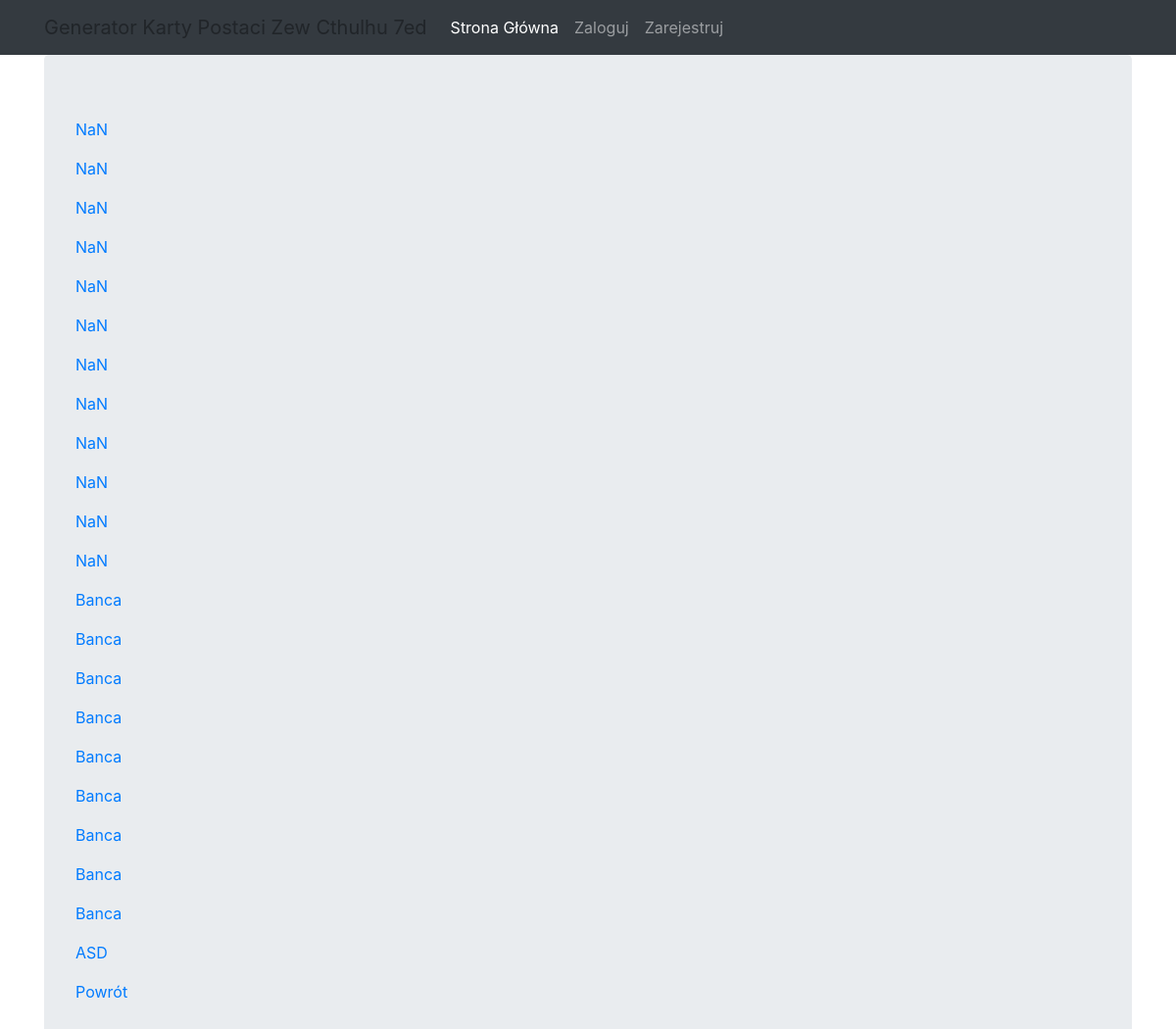
/postac/postac-widok/, run on an earlier commit of the app's database.
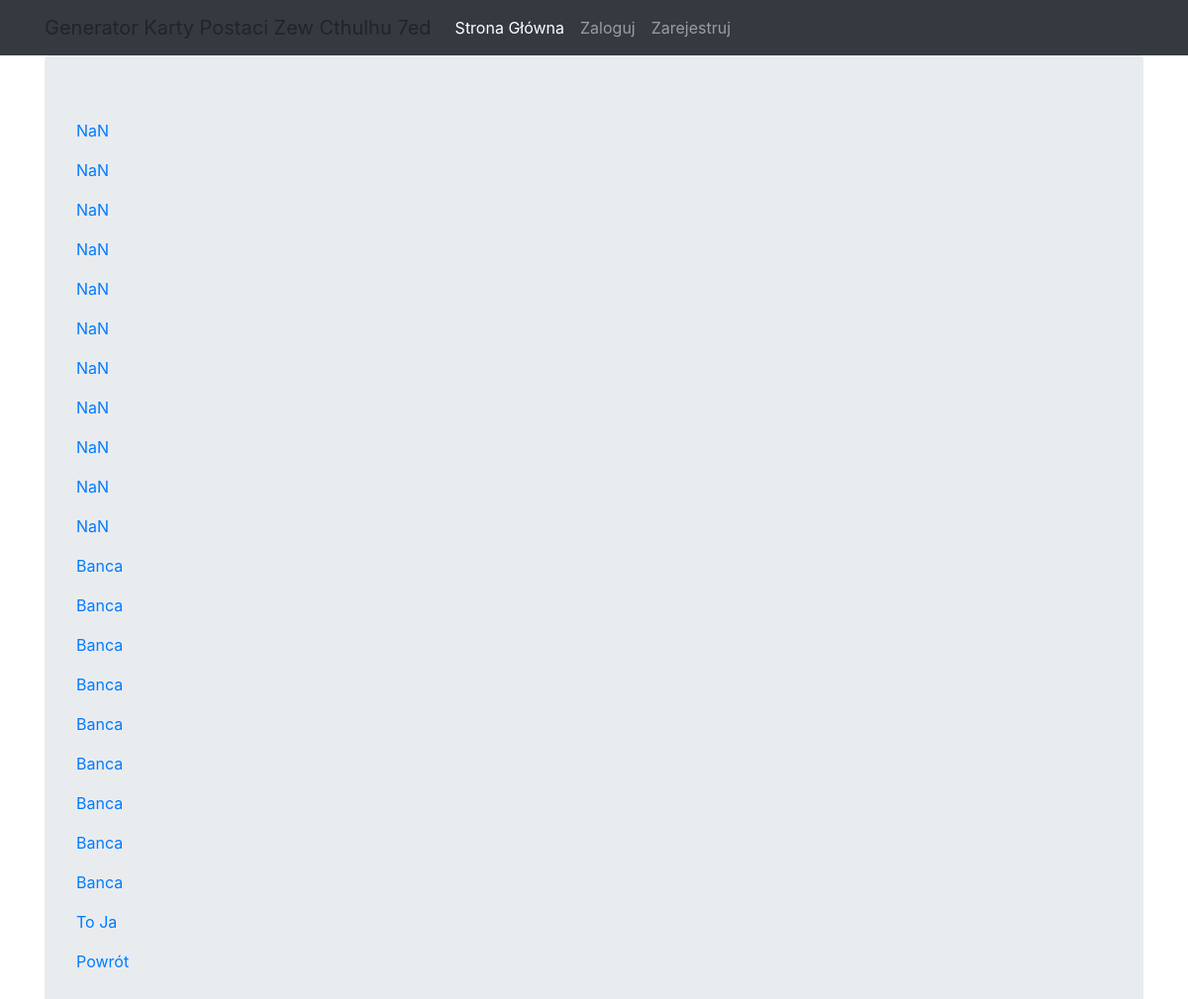
And on a later commit of the database.
### postac/models.py (models this page shows)
class Postac(models.Model):
    nazwa = models.CharField(max_length=218, null=False)
    uzytkownik = models.ForeignKey(
        User, on_delete=models.CASCADE, related_name='postac', blank=True, null=True
    )
    wiek = models.PositiveSmallIntegerField(validators=[MinValueValidator(15), MaxValueValidator(90)])
    cechy = models.ForeignKey(
        ZestawCechPostaci, on_delete=models.CASCADE, related_name='postac', blank=True, null=True
    )
    um = models.ForeignKey(
        Umiejetnosc, on_delete=models.CASCADE, related_name='postac', blank=True, null=True
    )
    profesja = models.ForeignKey(
        Profesja, on_delete=models.CASCADE, related_name='postac', blank=True, null=True
    )
    ekwipunek = models.CharField(max_length=1024, blank=True, null=True)
    historia = models.CharField(max_length=1024, blank=True, null=True)
    uzbrojenie = models.CharField(max_length=1024, blank=True, null=True)

### postac/views.py (the view)
# urls.py: path('postac-widok/', views.WidokPostac.as_view(), name='postac-widok'),
class WidokPostac(generic.View):
    def get(self, request):
        return render(
            request,
            template_name='postac/postacie.html',
            context={'postacie': Postac.objects.all()}
        )

### postac/templates/postac/postacie.html
{% extends "base.html" %}
{% block content %}
    {% for p in postacie %}
        <p>
            <a href="{% url 'postac:postac-szczegoly' pk=p.pk %}">{{ p.nazwa }}</a>
        </p>
    {% endfor %}
    <a href="{% url 'postac:index' %}">Powrót</a>
{% endblock %}

What changed in the data, as far as the page shows it:
removed Postac: nazwa "NaN"
removed Postac: nazwa "ASD"
added Postac: nazwa "To Ja"
